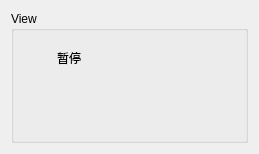
     <widget class="QWidget" name="page_plot">
      <layout class="QGridLayout" name="gridLayout_10">
       <item row="0" column="0">
        <widget class="QGroupBox" name="groupBox_13">
         <property name="title">
          <string>View</string>
         </property>
         <layout class="QGridLayout" name="gridLayout_4">
          <item row="0" column="3">
           <spacer name="horizontalSpacer_8">
            <property name="orientation">
             <enum>Qt::Horizontal</enum>
            </property>
            <property name="sizeHint" stdset="0">
             <size>
              <width>40</width>
              <height>20</height>
             </size>
            </property>
           </spacer>
          </item>
          <item row="0" column="2">
           <widget class="QWSwitcher" name="switcher_freezePlot" native="true">
            <property name="minimumSize">
             <size>
              <width>75</width>
              <height>35</height>
             </size>
            </property>
            <property name="maximumSize">
             <size>
              <width>70</width>
              <height>35</height>
             </size>
            </property>
           </widget>
          </item>
          <item row="1" column="0" colspan="4">
           <widget class="QCustomPlot" name="charts_view" native="true">
            <property name="minimumSize">
             <size>
              <width>0</width>
              <height>50</height>
             </size>
            </property>
           </widget>
          </item>
          <item row="0" column="1">
           <widget class="QLabel" name="label_17">
            <property name="minimumSize">
             <size>
              <width>80</width>
              <height>0</height>
             </size>
            </property>
            <property name="maximumSize">
             <size>
              <width>80</width>
              <height>16777215</height>
             </size>
            </property>
            <property name="text">
             <string>暂停</string>
            </property>
            <property name="alignment">
             <set>Qt::AlignCenter</set>
            </property>
           </widget>
          </item>
         </layout>
        </widget>
       </item>
      </layout>
     </widget>
